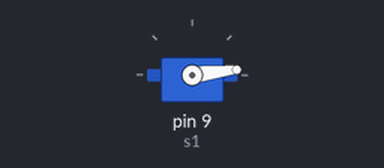
Bench run of a sketch on a simulated Arduino Uno, built with avr-gcc and run on an emulated ATmega328P. Shown: servo.

Above: at 0.05 s.
At 0.45 s:
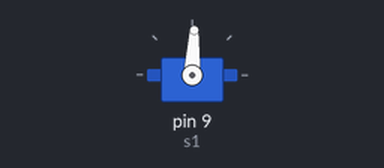
At 0.9 s:
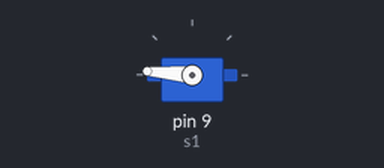
At 1.8 s:
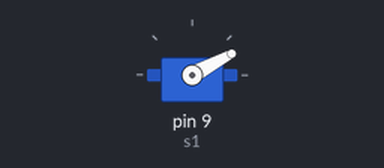
Timing chart, 0 to 4.7 s (numbered marks = the images above):
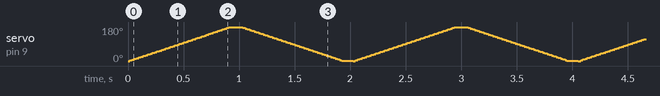

The sketch:

Servo1.ino
```cpp
#include <Servo.h>

Servo s1;
int pos1 = 0;

void setup() {
  // put your setup code here, to run once:

  s1.attach(9);


}

void loop() {
  // put your main code here, to run repeatedly:

  for (pos1; pos1 < 180; pos1 +=1) {
    s1.write(pos1);
    delay(5);
  }

  delay(100);

  for (pos1; pos1 > 0; pos1 -=1) {
    s1.write(pos1);
    delay(5);
  }

  delay(100);


}
```
